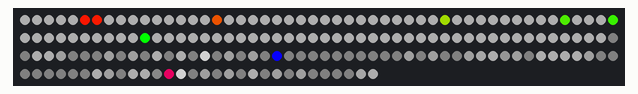
The sketch below on a simulated Arduino Uno, built with avr-gcc and run on an emulated ATmega328P. On the bench: 180 RGB LEDs in strip order, left to right, continuing on the next row. Random numbers use the default seed unless the sketch sets one.

Above: at 0.08 s.
At 31.17 s:
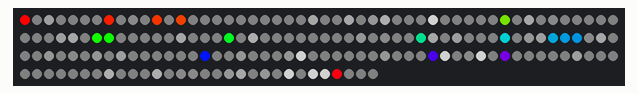
At 36.09 s:
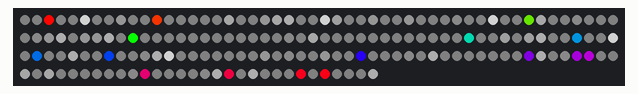

The sketch:

flicker_diamond.ino
```cpp
#include <Adafruit_NeoPixel.h>
#ifdef __AVR__
  #include <avr/power.h>
#endif

#define PIN 6

// Parameter 1 = number of pixels in strip
// Parameter 2 = Arduino pin number (most are valid)
// Parameter 3 = pixel type flags, add together as needed:
//   NEO_KHZ800  800 KHz bitstream (most NeoPixel products w/WS2812 LEDs)
//   NEO_KHZ400  400 KHz (classic 'v1' (not v2) FLORA pixels, WS2811 drivers)
//   NEO_GRB     Pixels are wired for GRB bitstream (most NeoPixel products)
//   NEO_RGB     Pixels are wired for RGB bitstream (v1 FLORA pixels, not v2)
Adafruit_NeoPixel strip = Adafruit_NeoPixel(180, PIN, NEO_GRB + NEO_KHZ800);

// IMPORTANT: To reduce NeoPixel burnout risk, add 1000 uF capacitor across
// pixel power leads, add 300 - 500 Ohm resistor on first pixel's data input
// and minimize distance between Arduino and first pixel.  Avoid connecting
// on a live circuit...if you must, connect GND first.

void setup() {
  randomSeed(analogRead(0));

  strip.begin();
  strip.show(); // Initialize all pixels to 'off'
}

void loop() {
  // Some example procedures showing how to display to the pixels:
  flicker(70);
}

// Fill the dots one after the other with a color
void flicker(uint8_t wait) {
  uint8_t pixel_state[strip.numPixels()];
  uint8_t time_on[strip.numPixels()];
  uint16_t i;
  uint32_t colour;
  uint8_t fading_white;

  for(i=0; i<strip.numPixels(); i++) {
    if (random(100)<5) {
      pixel_state[i] = 0;
    } else {
      pixel_state[i] += 1;
    }
  }

  for(i=0; i<strip.numPixels(); i++) {
    if (pixel_state[i]==0) {
      colour = Wheel(((i) * 256 / strip.numPixels()) & 255);
    } else {
      fading_white = 60-10*pixel_state[i];
      if (60-10*pixel_state[i] < 5) {
       if (60-10*pixel_state[i] < -5) {
          fading_white = 5;
        }
        else
        {
          fading_white = 120;
        }
      }
      colour = strip.Color(fading_white, fading_white, fading_white);
    }
    strip.setPixelColor(i, colour);
  }
  strip.show();
  delay(wait);

//  while(true){
//    for(i=0; i<strip.numPixels(); i++) {
//      if(i==pos) {
//        colour = Wheel((i * 256 / strip.numPixels()) & 255);
//      } else {
//        colour = strip.Color(0, 0, 0);
//      }
//      strip.setPixelColor(i, colour);
//    }
//    strip.show();
//    delay(wait);
//  }

}


// Input a value 0 to 255 to get a color value.
// The colours are a transition r - g - b - back to r.
uint32_t Wheel(byte WheelPos) {
  WheelPos = 255 - WheelPos;
  if(WheelPos < 85) {
    return strip.Color(255 - WheelPos * 3, 0, WheelPos * 3);
  }
  if(WheelPos < 170) {
    WheelPos -= 85;
    return strip.Color(0, WheelPos * 3, 255 - WheelPos * 3);
  }
  WheelPos -= 170;
  return strip.Color(WheelPos * 3, 255 - WheelPos * 3, 0);
}
```
